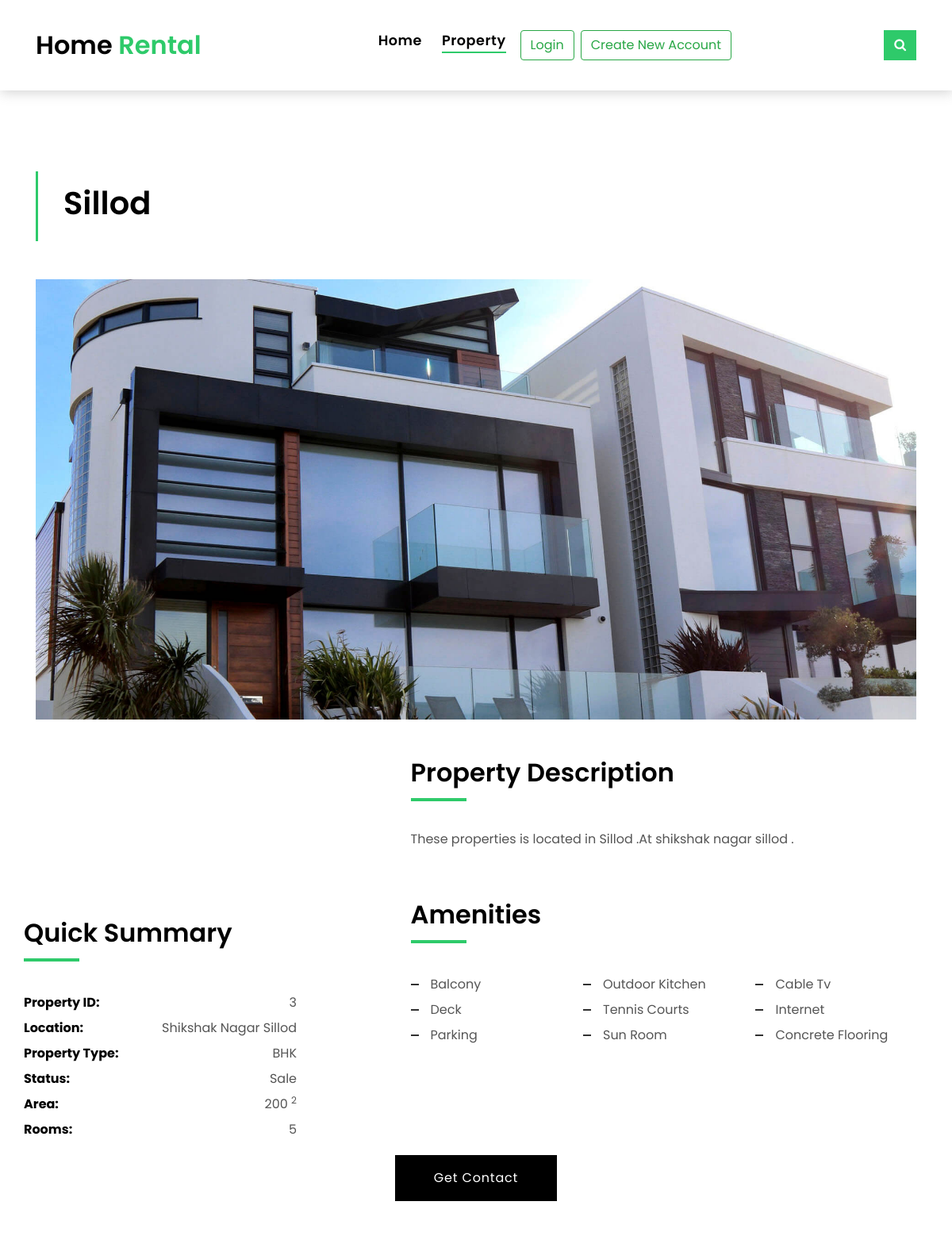
The page /Property/3 (upper part) on the database as committed earlier.
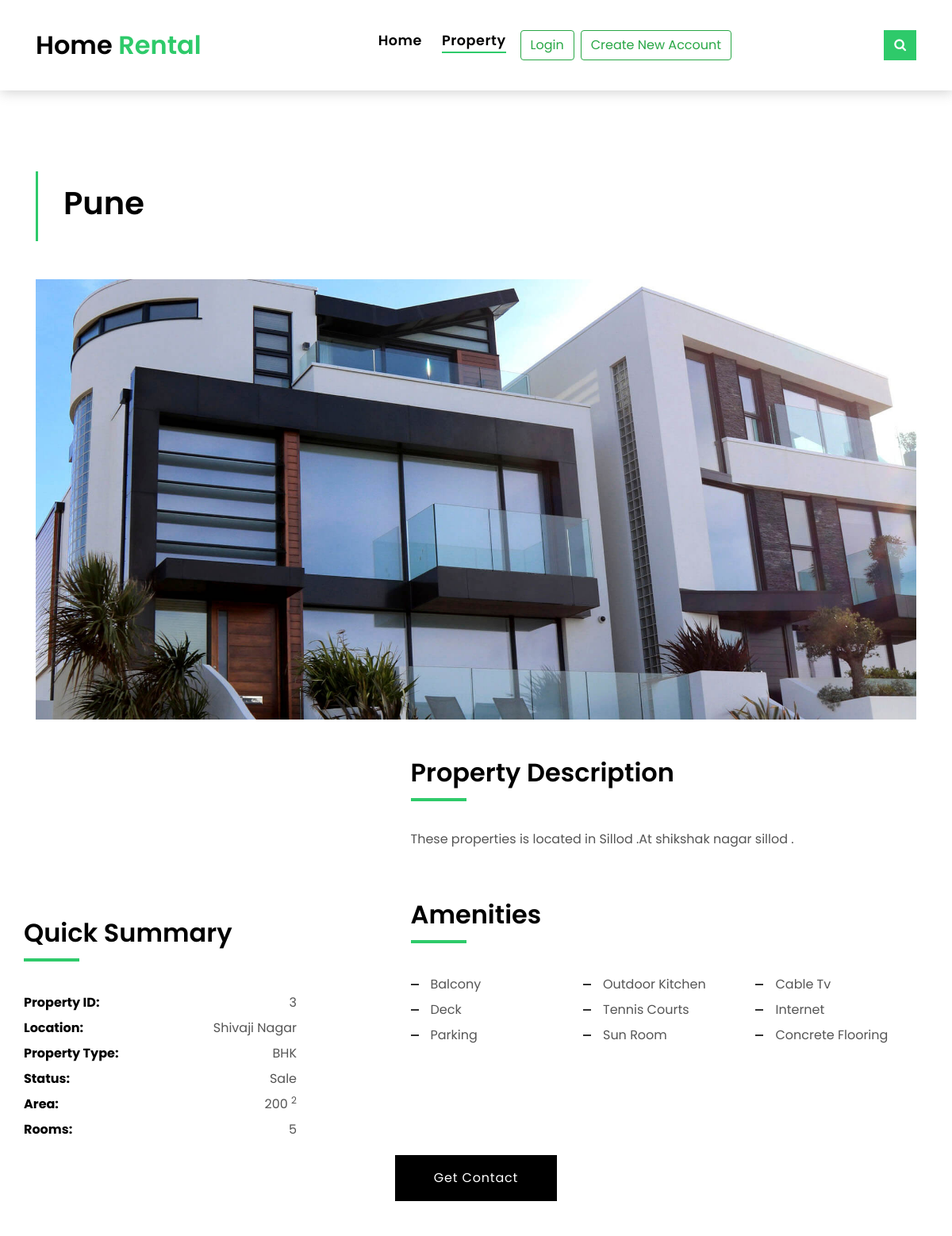
The same page on the database as committed later.
### Property/models.py (models this page shows)
class property(models.Model):
    property_owner=models.ForeignKey(User,on_delete=models.CASCADE)
    p_dp=models.ImageField(upload_to="Property_dp",default="Media/home.png")
    area=models.IntegerField(max_length=5)
    room=models.IntegerField(max_length=2)
    city=models.CharField(max_length=25)
    location=models.CharField(max_length=25)
    about_property=models.CharField(max_length=100)
    type=models.CharField(max_length=20)
    status=models.BooleanField(default=False)
    price=models.IntegerField(blank=True,default=0)

### Property/views.py (the view)
# urls.py: path('/<int:id>',views.home_review,name="home_review"),
def home_review(request,id):
    property_info=property.objects.get(id=id)
    print(property_info.location)
    property_img=property_image.objects.filter(property_id=id)
    print(property_img)
    data={
        'property_img':property_img,
        'property_info':property_info,
    }
    return render(request,'property-single.html',{'data':data})

### Property/models.py (called while the page is built)
    def __str__(self):
        return "image of object"+str(self.property_id)

### Templates/property-single.html (shortened to what the changed rows need)
{% extends 'base.html' %}
{% block content %}
<!DOCTYPE html>
<html lang="en">
<head>
  <link href="../Static/vendor/bootstrap/css/bootstrap.min.css" rel="stylesheet">
  <link href="../Static/vendor/ionicons/css/ionicons.min.css" rel="stylesheet">
  <link href="../Static/vendor/animate.css/animate.min.css" rel="stylesheet">
  <link href="../Static/vendor/font-awesome/css/font-awesome.min.css" rel="stylesheet">
  <link href="../Static/vendor/owl.carousel/assets/owl.carousel.min.css" rel="stylesheet">
  <link href="../Static/css/style.css" rel="stylesheet">
</head>
<body>
  <main id="main">
    <section class="intro-single">
      <div class="container">
        <div class="row">
          <div class="col-md-12 col-lg-8">
            <div class="title-single-box">
              <h1 class="title-single"> {{data.property_info.city}} </h1>
            </div>
          </div>
        </div>
      </div>
    </section>
    <section class="property-single nav-arrow-b">
      <div class="container">
        <div class="row">
            <div class="row justify-content-between">
              <div class="col-md-5 col-lg-4">
                <div class="property-summary">
                  <div class="summary-list">
                    <ul class="list">
                      <li class="d-flex justify-content-between">
                        <strong>Property ID:</strong>
                        <span>{{data.property_info.id}}</span>
                      </li>
                      <li class="d-flex justify-content-between">
                        <strong>Location:</strong>
                        <span>{{data.property_info.location}}</span>
                      </li>
                      <li class="d-flex justify-content-between">
                        <strong>Property Type:</strong>
                        <span>{{data.property_info.type}}</span>
                      </li>
                      <li class="d-flex justify-content-between">
                        <strong>Area:</strong>
                        <span>{{data.property_info.area}}
                          <sup>2</sup>
                        </span>
                      </li>
                      <li class="d-flex justify-content-between">
                        <strong>Rooms:</strong>
                        <span>{{data.property_info.room}}</span>
                      </li>
                    </ul>
                  </div>
                </div>
              </div>
              <div class="col-md-7 col-lg-7 section-md-t3">
                <div class="property-description">
                  <p class="description color-text-a">
                    {{data.property_info.about_property}}
                  </p>
                </div>
              </div>
            </div>
          </div>
  </main>
</body>
{% endblock %}

Rows that differ between the two databases and show on the page:
changed property "BHK": property_info.city "Sillod" → "Pune"; property_info.location "Shikshak Nagar Sillod" → "Shivaji Nagar"
